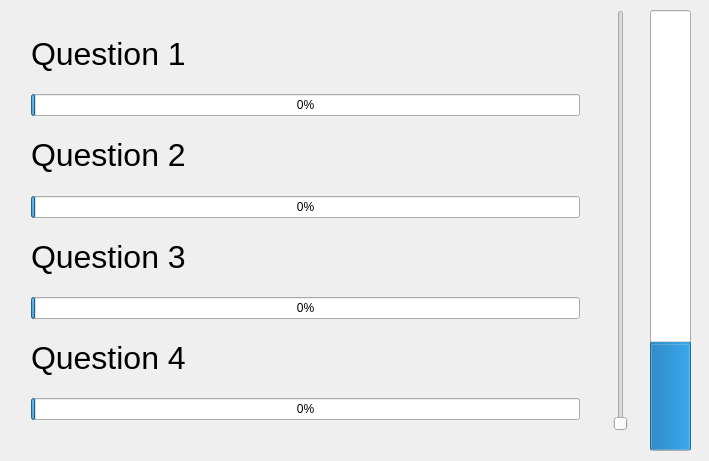
<?xml version="1.0" encoding="UTF-8"?>
<ui version="4.0">
 <class>Dialog</class>
 <widget class="QDialog" name="Dialog">
  <property name="geometry">
   <rect>
    <x>0</x>
    <y>0</y>
    <width>709</width>
    <height>461</height>
   </rect>
  </property>
  <property name="windowTitle">
   <string>Dialog</string>
  </property>
  <widget class="QProgressBar" name="speedbar">
   <property name="geometry">
    <rect>
     <x>650</x>
     <y>10</y>
     <width>41</width>
     <height>441</height>
    </rect>
   </property>
   <property name="value">
    <number>24</number>
   </property>
   <property name="orientation">
    <enum>Qt::Vertical</enum>
   </property>
  </widget>
  <widget class="QWidget" name="layoutWidget">
   <property name="geometry">
    <rect>
     <x>20</x>
     <y>10</y>
     <width>571</width>
     <height>421</height>
    </rect>
   </property>
   <layout class="QVBoxLayout" name="verticalLayout_2">
    <item>
     <widget class="QLabel" name="label">
      <property name="text">
       <string>&lt;html&gt;&lt;head/&gt;&lt;body&gt;&lt;p&gt;&lt;span style=&quot; font-size:24pt; color:#000000;&quot;&gt;Question 1&lt;/span&gt;&lt;/p&gt;&lt;/body&gt;&lt;/html&gt;</string>
      </property>
     </widget>
    </item>
    <item>
     <widget class="QProgressBar" name="bar_1">
      <property name="maximum">
       <number>3000</number>
      </property>
      <property name="value">
       <number>24</number>
      </property>
     </widget>
    </item>
    <item>
     <widget class="QLabel" name="label_2">
      <property name="text">
       <string>&lt;html&gt;&lt;head/&gt;&lt;body&gt;&lt;p&gt;&lt;span style=&quot; font-size:24pt;&quot;&gt;Question 2&lt;/span&gt;&lt;/p&gt;&lt;/body&gt;&lt;/html&gt;</string>
      </property>
     </widget>
    </item>
    <item>
     <widget class="QProgressBar" name="bar_2">
      <property name="maximum">
       <number>3000</number>
      </property>
      <property name="value">
       <number>24</number>
      </property>
     </widget>
    </item>
    <item>
     <widget class="QLabel" name="label_3">
      <property name="text">
       <string>&lt;html&gt;&lt;head/&gt;&lt;body&gt;&lt;p&gt;&lt;span style=&quot; font-size:24pt;&quot;&gt;Question 3&lt;/span&gt;&lt;/p&gt;&lt;/body&gt;&lt;/html&gt;</string>
      </property>
     </widget>
    </item>
    <item>
     <widget class="QProgressBar" name="bar_3">
      <property name="maximum">
       <number>3000</number>
      </property>
      <property name="value">
       <number>24</number>
      </property>
     </widget>
    </item>
    <item>
     <widget class="QLabel" name="label_4">
      <property name="text">
       <string>&lt;html&gt;&lt;head/&gt;&lt;body&gt;&lt;p&gt;&lt;span style=&quot; font-size:24pt;&quot;&gt;Question 4&lt;/span&gt;&lt;/p&gt;&lt;/body&gt;&lt;/html&gt;</string>
      </property>
     </widget>
    </item>
    <item>
     <widget class="QProgressBar" name="bar_4">
      <property name="maximum">
       <number>3000</number>
      </property>
      <property name="value">
       <number>24</number>
      </property>
     </widget>
    </item>
   </layout>
  </widget>
  <widget class="QSlider" name="verticalSlider">
   <property name="geometry">
    <rect>
     <x>610</x>
     <y>10</y>
     <width>22</width>
     <height>421</height>
    </rect>
   </property>
   <property name="maximum">
    <number>100</number>
   </property>
   <property name="orientation">
    <enum>Qt::Vertical</enum>
   </property>
  </widget>
 </widget>
 <layoutdefault spacing="6" margin="11"/>
 <resources/>
 <connections/>
</ui>
